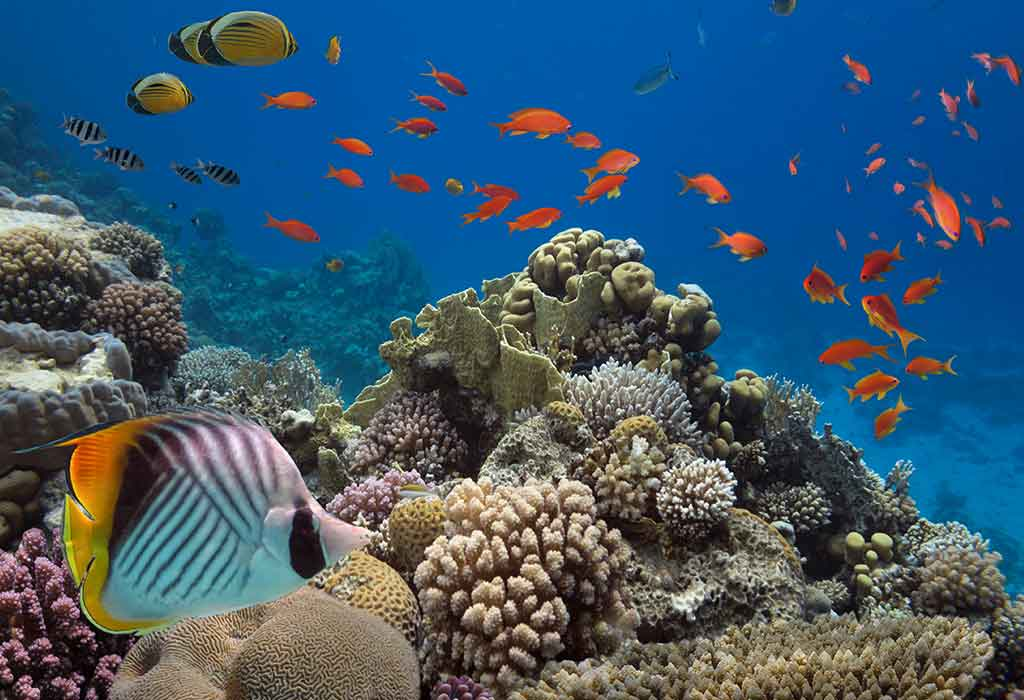
#> input picture opencv/1.images/histogram/sea_animals.jpeg, 1024 x 700 px
$ python gray_scale_specific_region_histogram.py
#> lines starting #> are read from the running program, lines starting #| are printed output that depends on the picture; after the words box and inside, x2 and y2 are one past the last pixel; in counts of white or black regions, pixels touching at a corner belong together
import cv2 as cv
import matplotlib.pyplot as plt
import numpy as np

image = cv.imread('sea_animals.jpeg')
#> image is the input picture: shape (700, 1024, 3); mean B, G, R 111.8, 89.9, 59.6
grayscale_image = cv.cvtColor(image, cv.COLOR_BGR2GRAY)
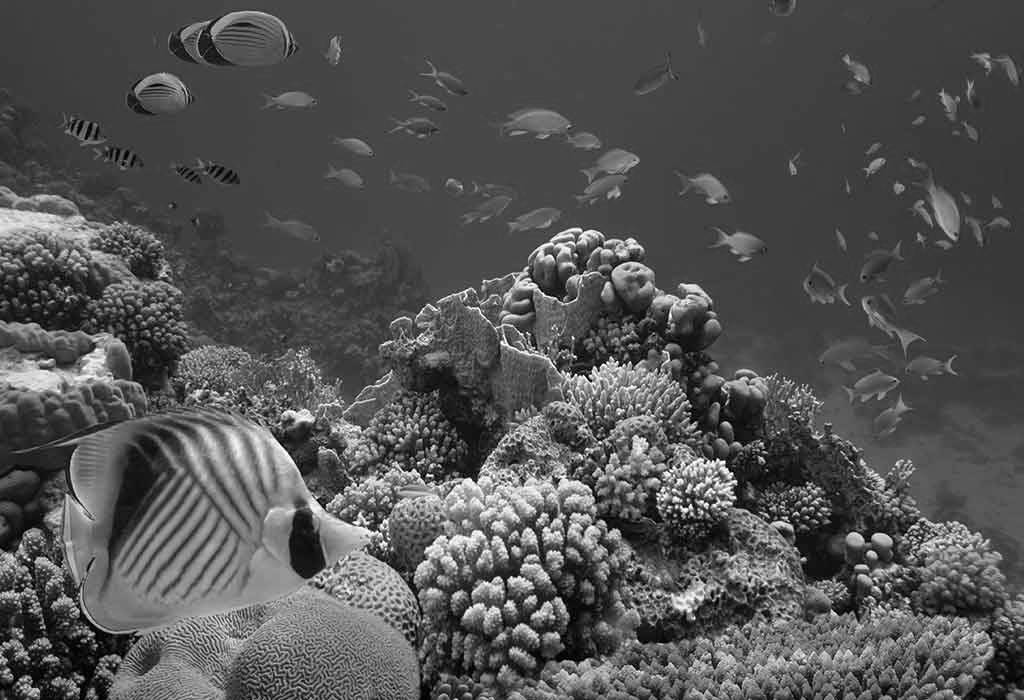
#> grayscale_image: shape (700, 1024); min 0, max 255, mean 83.4

blank_image = np.zeros(image.shape[:2], dtype='uint8')
mask = cv.rectangle(blank_image, (50, 50), (350, 350), color=255, thickness=-1)
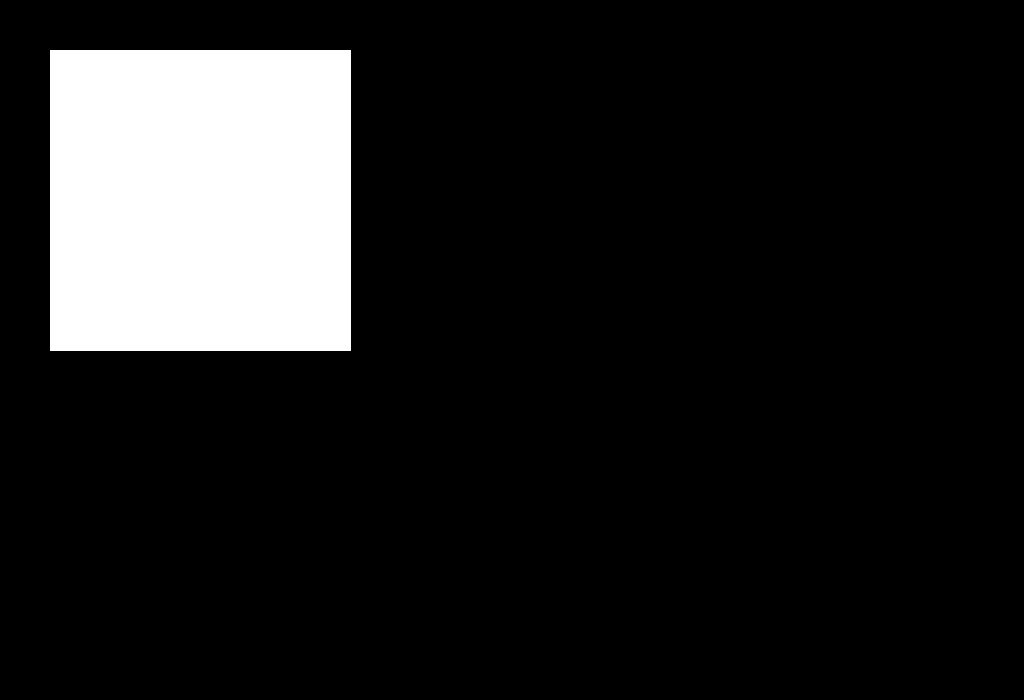
#> blank_image: shape (700, 1024); 12.6% white; 1 white region, box (x1, y1, x2, y2) and area: (50, 50, 351, 351) 90601

# Compute grayscale histogram
gray_histogram = cv.calcHist([grayscale_image], [0], mask, [256], [0, 256])
#> gray_histogram = 256 values, max 14724 at index 68, min 0 at index 224, mean 353.9

cv.imshow('Image', image)
cv.imshow('grayscale_image', grayscale_image)
cv.imshow('mask', mask)

plt.title('Histogram for Grayscaled imaged')
plt.xlabel('bins')
plt.ylabel('Number of Pixels')
plt.xlim([0, 256])
plt.plot(gray_histogram)

plt.show()
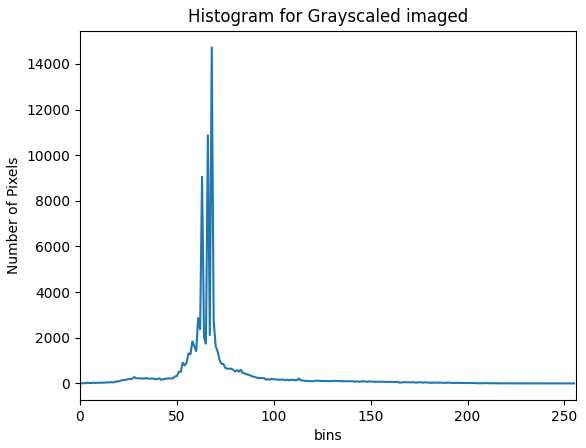
#> figure drawn by matplotlib, 1 panel; curve peaks at x = 68, y = 14724
cv.waitKey(0)

# Close the OpenCV windows
cv.destroyAllWindows()
